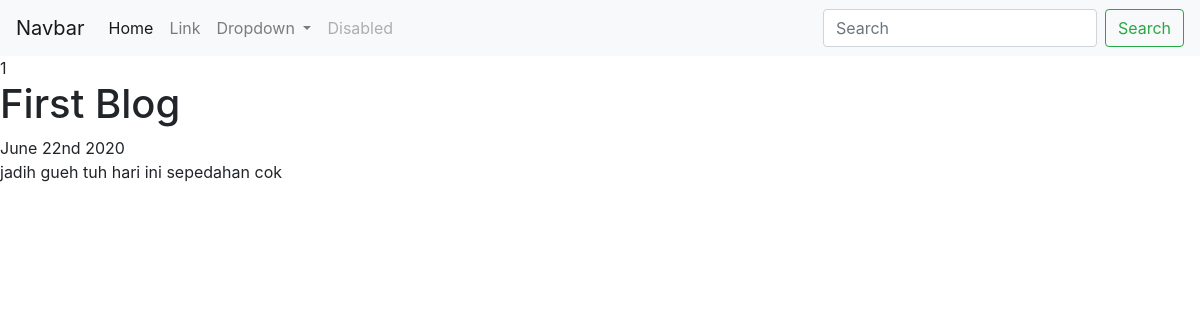
Page /blog/1/ on the committed database.
### blog/models.py (models this page shows, shortened)
class Blog(models.Model) :
    title = models.CharField(max_length=100)
    post_date = models.DateField(auto_now=True)
    content = models.CharField(max_length=500)

### blog/views.py (the view)
# urls.py: path('<int:blog_id>/', views.detail, name='detail'),
def detail(request, blog_id) :
    blog = get_object_or_404(Blog, pk=blog_id)
    context = {
        'id' : blog_id,
        'blog' : blog
    }
    return render(request, 'blog/detail.html', context)

### blog/templates/blog/detail.html
{% extends 'portofolio/base.html' %}
{% block content %}
{{ id }}
<h1>{{ blog.title }}</h1>
{{ blog.post_date|date:'F jS Y' }} <br>
<p>{{ blog.content|safe }}</p>
{% endblock %}

### rows in the picture
Blog: title "First Blog", post_date "June 22nd 2020", content "jadih gueh tuh hari ini sepedahan cok"

### other values in the picture
{{ id }} "1"
